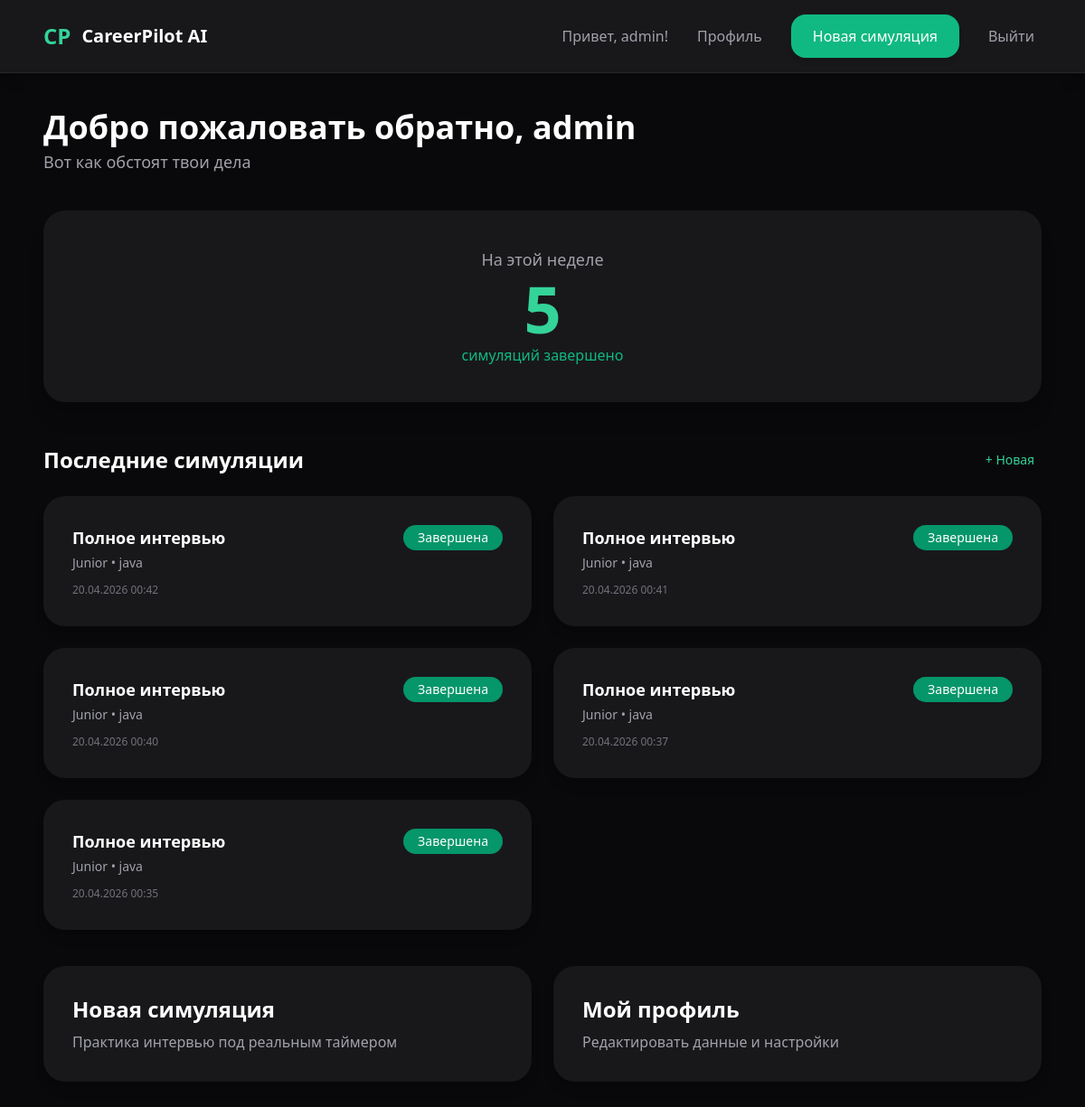
Screenshot of /dashboard/ (signed in) with the database file from the repository.
### core/models.py (models this page shows, shortened)
class User(AbstractUser):
    user_id = models.UUIDField(primary_key=True, default=uuid.uuid4, editable=False)
    email = models.EmailField(unique=True, verbose_name="Email")
    full_name = models.CharField(max_length=150, blank=True, null=True, verbose_name="ФИО")
    EXPERIENCE_CHOICES = [
        ('junior', 'Junior'),
        ('junior_plus', 'Junior+'),
        ('middle', 'Middle'),
    ]
    experience_level = models.CharField(max_length=20, choices=EXPERIENCE_CHOICES, verbose_name="Уровень разработчика")
    STACK_CHOICES = [
        ('python', 'Python'),
        ('java', 'Java'),
        ('javascript', 'JavaScript / TypeScript'),
        ('go', 'Go'),
        ('csharp', 'C#'),
        ('other', 'Другой'),
    ]
    main_stack = models.CharField(max_length=50, choices=STACK_CHOICES, verbose_name="Основной стек")
    target_position = models.CharField(max_length=150, blank=True, null=True, verbose_name="Целевая должность")
    created_at = models.DateTimeField(auto_now_add=True, verbose_name="Дата регистрации")
    updated_at = models.DateTimeField(auto_now=True, verbose_name="Дата обновления")
    USERNAME_FIELD = 'email'
    REQUIRED_FIELDS = ['username', 'full_name']
    class Meta:
        verbose_name = "Пользователь"
        verbose_name_plural = "Пользователи"

class Simulation(models.Model):
    simulation_id = models.UUIDField(primary_key=True, default=uuid.uuid4, editable=False)
    user = models.ForeignKey(User, on_delete=models.CASCADE, related_name='simulations')
    TYPE_CHOICES = [
        ('full', 'Полное интервью'),
        ('live_coding', 'Только Live-coding'),
        ('system_design', 'System Design'),
    ]
    type = models.CharField(max_length=20, choices=TYPE_CHOICES, verbose_name="Тип симуляции")
    duration_minutes = models.IntegerField(default=45, verbose_name="Длительность (мин)")
    stack = models.CharField(max_length=100, verbose_name="Стек технологий")
    LEVEL_CHOICES = [
        ('junior', 'Junior'),
        ('junior_plus', 'Junior+'),
        ('middle', 'Middle'),
    ]
    level = models.CharField(max_length=20, choices=LEVEL_CHOICES, verbose_name="Уровень сложности")
    started_at = models.DateTimeField(default=now, verbose_name="Время начала")
    completed_at = models.DateTimeField(null=True, blank=True, verbose_name="Время завершения")
    STATUS_CHOICES = [
        ('in_progress', 'В процессе'),
        ('completed', 'Завершена'),
        ('aborted', 'Прервана'),
    ]
    status = models.CharField(max_length=20, choices=STATUS_CHOICES, default='in_progress', verbose_name="Статус")
    overall_score = models.IntegerField(null=True, blank=True, verbose_name="Общая оценка (%)")
    class Meta:
        verbose_name = "Симуляция"
        verbose_name_plural = "Симуляции"
        ordering = ['-started_at']

### core/views.py (the view)
# urls.py: path('dashboard/', dashboard_view, name='dashboard'),
@login_required
def dashboard_view(request):
    user_simulations = Simulation.objects.filter(
        user=request.user,
        status='completed'
    ).order_by('-started_at')
    week_ago = now() - timedelta(days=7)
    simulations_this_week = user_simulations.filter(started_at__gte=week_ago).count()
    recent_simulations = user_simulations[:5]
    return render(request, 'dashboard.html', {
        'simulations_this_week': simulations_this_week,
        'recent_simulations': recent_simulations,
    })

### templates/dashboard.html (shortened to what this page needs)
<!DOCTYPE html>
<html lang="ru">
<head>
    <script src="https://cdn.tailwindcss.com"></script>
</head>
<body class="bg-zinc-950 text-white min-h-screen">
    <header class="border-b border-zinc-800 bg-zinc-900 sticky top-0 z-50 shadow-lg">
        <div class="max-w-6xl mx-auto px-4 md:px-6 py-3 md:py-4">
            <div class="dashboard-header flex justify-between items-center md:flex-row flex-col gap-3">
                <div class="flex items-center gap-3">
                    <span class="text-2xl font-bold text-emerald-400">CP</span>
                    <span class="font-semibold text-lg md:text-xl">CareerPilot AI</span>
                </div>
                <div class="user-actions flex items-center gap-3 md:gap-6 flex-wrap">
                    <span class="text-zinc-400 text-sm md:text-base">
                        Привет, {{ user.get_full_name|default:user.username }}!
                    </span>
                    <a href="/profile/" class="text-zinc-400 hover:text-white transition-colors font-medium text-sm md:text-base px-2 py-1 active:scale-95">
                        Профиль
                    </a>
                    <a href="/create-simulation/"
                       class="bg-emerald-500 hover:bg-emerald-600 active:bg-emerald-700 px-4 md:px-6 py-2 md:py-3 rounded-xl md:rounded-2xl font-medium transition-all text-sm md:text-base shadow-md active:scale-95">
                        Новая симуляция
                    </a>
                    <form method="post" action="{% url 'logout' %}" style="display: inline;">
                        <button type="submit" class="text-zinc-400 hover:text-red-400 transition-colors font-medium text-sm md:text-base px-2 py-1 active:scale-95">
                            Выйти
                        </button>
                    </form>
                </div>
            </div>
        </div>
    </header>
    <div class="max-w-6xl mx-auto px-4 md:px-6 py-6 md:py-10">
        <h1 class="greeting-text text-2xl md:text-4xl font-bold mb-1">Добро пожаловать обратно, {{ user.get_full_name|default:user.username }}</h1>
        <p class="subtitle-text text-zinc-400 text-sm md:text-lg mb-6 md:mb-10">Вот как обстоят твои дела</p>
        <div class="stat-card bg-zinc-900 rounded-2xl md:rounded-3xl p-6 md:p-10 mb-8 md:mb-12 text-center shadow-xl">
            <p class="text-zinc-400 text-base md:text-lg mb-1">На этой неделе</p>
            <div class="stat-number text-5xl md:text-7xl font-bold text-emerald-400 mb-1">{{ simulations_this_week }}</div>
            <p class="text-emerald-500 font-medium text-sm md:text-base">симуляций завершено</p>
        </div>
        <div class="mb-8 md:mb-10">
            <div class="flex justify-between items-center mb-4 md:mb-6">
                <h2 class="text-xl md:text-2xl font-semibold">Последние симуляции</h2>
                <a href="/create-simulation/" class="text-emerald-400 hover:text-emerald-500 text-sm font-medium active:scale-95 px-2 py-1">
                    + Новая
                </a>
            </div>
            {% if recent_simulations %}
                <div class="grid grid-cols-1 md:grid-cols-2 gap-4 md:gap-6">
                    {% for sim in recent_simulations %}
                    <a href="/results/{{ sim.simulation_id }}/"
                       class="simulation-card bg-zinc-900 hover:bg-zinc-800 transition-all rounded-2xl md:rounded-3xl p-5 md:p-8 cursor-pointer shadow-lg active:scale-98">
                        <div class="flex justify-between items-start gap-3">
                            <div class="flex-1">
                                <div class="font-semibold text-base md:text-lg">{{ sim.get_type_display }}</div>
                                <div class="text-xs md:text-sm text-zinc-400 mt-1">{{ sim.get_level_display }} • {{ sim.stack }}</div>
                                <div class="text-xs text-zinc-500 mt-2 md:mt-3">{{ sim.started_at|date:"d.m.Y H:i" }}</div>
                            </div>
                            <div class="text-right">
                                <span class="inline-block bg-emerald-600 text-white text-xs md:text-sm font-medium px-3 md:px-4 py-1 rounded-full whitespace-nowrap">
                                    Завершена
                                </span>
                            </div>
                        </div>
                    </a>
                    {% endfor %}
                </div>
            {% else %}
                <div class="bg-zinc-900 rounded-2xl md:rounded-3xl p-8 md:p-12 text-center">
                    <p class="text-zinc-400 text-base md:text-lg mb-2">Пока нет завершённых симуляций</p>
                    <p class="text-xs md:text-sm text-zinc-500">После прохождения первой симуляции здесь появится история ваших результатов</p>
                </div>
            {% endif %}
        </div>
        <div class="action-grid grid grid-cols-1 md:grid-cols-2 gap-4 md:gap-6">
            <a href="/create-simulation/"
               class="action-card bg-zinc-900 hover:bg-zinc-800 transition-all rounded-2xl md:rounded-3xl p-5 md:p-8 cursor-pointer shadow-lg active:scale-98">
                <h3 class="text-xl md:text-2xl font-semibold mb-2">Новая симуляция</h3>
                <p class="text-zinc-400 text-sm md:text-base">Практика интервью под реальным таймером</p>
            </a>
            <a href="/profile/"
               class="action-card bg-zinc-900 hover:bg-zinc-800 transition-all rounded-2xl md:rounded-3xl p-5 md:p-8 cursor-pointer shadow-lg active:scale-98">
                <h3 class="text-xl md:text-2xl font-semibold mb-2">Мой профиль</h3>
                <p class="text-zinc-400 text-sm md:text-base">Редактировать данные и настройки</p>
            </a>
        </div>
    </div>
</body>
</html>

### templates/dashboard.html (style rules this page uses)
body { font-family: system-ui, -apple-system, sans-serif; -webkit-tap-highlight-color: transparent; }
a, button, .clickable { cursor: pointer; touch-action: manipulation; transition: all 0.2s ease; }
* { touch-action: manipulation; }

### rows the page displays
User: get_full_name "admin"
Simulation: type "Полное интервью", level "Junior", stack "java", started_at "20.04.2026 00:42"
Simulation: type "Полное интервью", level "Junior", stack "java", started_at "20.04.2026 00:41"
Simulation: type "Полное интервью", level "Junior", stack "java", started_at "20.04.2026 00:40"
Simulation: type "Полное интервью", level "Junior", stack "java", started_at "20.04.2026 00:37"
Simulation: type "Полное интервью", level "Junior", stack "java", started_at "20.04.2026 00:35"

### other values shown
{{ simulations_this_week }} "5"
